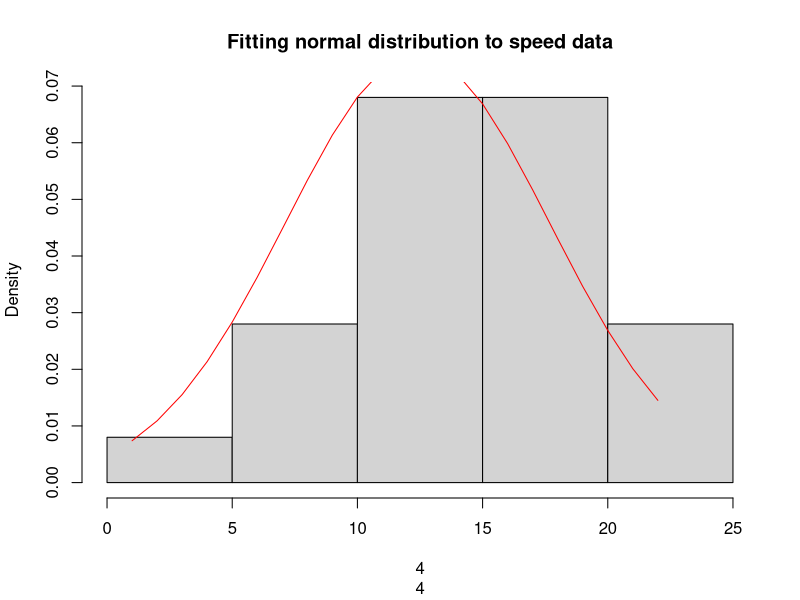

This chart was generated by the following R code:
## ---- chunk 1
data<-cars$speed
hist(data, prob=TRUE, main='Fitting normal distribution to speed data', xlab=data)
lines(dnorm(seq(min(data),max(data),1),mean=mean(data),sd=sd(data)),col="red")
